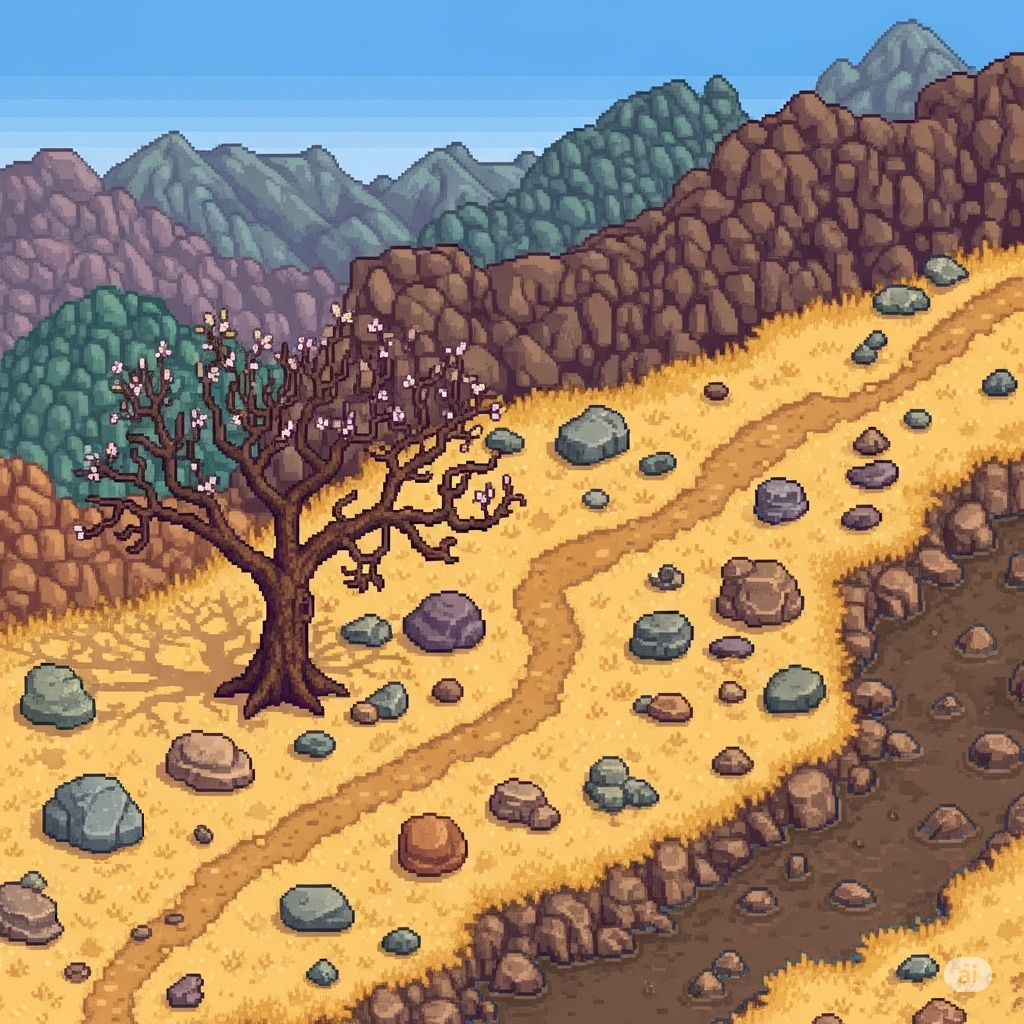

Below is a game level as drawn by its tile map, then a one-line description and the .tmx that defines it (tile-layer data replaced by summaries):
An orthogonal 256x256 tile map with 4x4 px tiles, 3 tile layers (ground, stone_1, abovePlayer), 2 tilesets and 70 objects (stone_1, Stone, spawn_right, spawn_bottom).

<map version="1.10" tiledversion="1.11.2" orientation="orthogonal" renderorder="right-down" width="256" height="256" tilewidth="4" tileheight="4" infinite="0" nextlayerid="8" nextobjectid="80">
 <tileset firstgid="1" source="river.tsx" />
 <tileset firstgid="65537" source="old_river.tsx" />
 <layer id="1" name="ground" width="256" height="256">
  <data>[65536 cells, 65536 non-empty, 64877 distinct tile ids]</data>
 </layer>
 <group id="7" name="stones">
  <layer id="6" name="stone_1" width="256" height="256">
   <data>[65536 cells, 488 non-empty, 481 distinct tile ids]</data>
  </layer>
 </group>
 <layer id="2" name="abovePlayer" width="256" height="256">
  <data>[65536 cells, 0 non-empty, 0 distinct tile ids]</data>
 </layer>
 <objectgroup id="3" name="objects">
  <object id="79" name="stone_1" x="39.2273" y="770.625" width="108.835" height="84.5625" />
 </objectgroup>
 <objectgroup id="4" name="collisions">
  <object id="3" x="-89.3333" y="-20" width="93.33" height="1044" />
  <object id="34" x="1024.67" y="-2" width="93.33" height="1044" />
  <object id="6" x="-29.5" y="1020.67" width="1064.83" height="64" />
  <object id="8" x="1024" y="445.333">
   <polygon points="0,0 -181.333,130.667 -173.333,305.333" />
  </object>
  <object id="9" x="24" y="1040">
   <polygon points="52,-57 69,-63.833 63.25,-78.4165 44,-79 38.5,-63" />
  </object>
  <object id="10" x="557.333" y="438.975">
   <polygon points="-232,62.6667 -372.244,149.969 -557.333,205.191 -574.956,145.691 -169.811,-87.488" />
  </object>
  <object id="15" x="880.667" y="548">
   <polygon points="-148.5,196.25 -169.583,210.833 -163.833,227.5 -137.208,227.292 -121.833,216.583" />
  </object>
  <object id="16" x="342.667" y="865.333">
   <polygon points="-12,20 -46.6667,18.3333 -64,34.5 -63,57 -49.1667,66.833 0,65 12.1667,54.8333 2.83335,31.4167" />
  </object>
  <object id="17" x="185.5" y="974.5">
   <polygon points="0,0 16.5,0.5 18,10.5 17.5,22.5 12,32.5 -16,32.5 -19,21 -17.5,12.5" />
  </object>
  <object id="18" x="380.5" y="942.5">
   <polygon points="0,0 11,-12.5 24.5,-14.5 33.5,-14.5 40.5,-6 36.5,6 24.5,11 10.5,11 2.5,6" />
  </object>
  <object id="19" x="323" y="957.5">
   <polygon points="0,0 11.5,7.5 16,14.5 15,22 3,29.5 -12.5,24.5 -18,16" />
  </object>
  <object id="20" x="408" y="818">
   <polygon points="0,0 21.5,-6.5 47.5,1.5 59,24 56,49.5 39,55.5 14,60.5 -3,50.5 -13,32 -7,10" />
  </object>
  <object id="21" x="487" y="809">
   <polygon points="0,0 7,-21 25.5,-33 49.5,-25.5 62,-11.5 69,-1.5 75,5 70,17 56.5,23.5 42.5,21.5 40,15 20.5,11.5 8.5,7.5" />
  </object>
  <object id="22" x="129" y="933.5">
   <polygon points="0,0 12,-12 24.5,-5.5 22,9.5 7.5,9" />
  </object>
  <object id="23" x="164.5" y="917.5">
   <polygon points="0,0 7.5,-5.5 18,-2 19.5,3 10,8.5 5,7" />
  </object>
  <object id="24" name="stone_1" type="Stone" x="114.5" y="778">
   <polygon points="0,0 28.5,33 30.5,56 21.5,69 0,74 -23.5,74 -41.5,68.5 -62.5,61 -72.5,54 -73,27 -58,8.5 -31,-3" />
  </object>
  <object id="25" x="46" y="662.5">
   <polygon points="0,0 23,4.5 39,21.5 46,35 50.5,57 32.5,65 15.5,69.5 6,59 -13.5,63 -27.5,51 -25,32 -20,16.5 -7.5,0" />
  </object>
  <object id="26" x="199" y="728">
   <polygon points="0,0 26.5,9.5 38,20.5 52,25.5 54.5,43.5 56,53.5 42.5,60.5 24.5,64 -1,63.5 -15.5,54.5 -29.5,50 -32,39.5 -34,24.5 -24,7 -8,5.5" />
  </object>
  <object id="27" x="292.5" y="746">
   <polygon points="0,0 12,-14.5 30,-16 41,-8.5 43,3.5 33,12.5 21,12.5 6.5,7.5" />
  </object>
  <object id="29" x="360.5" y="723.5">
   <polygon points="0,0 13.5,1 21,-5 41.5,-5.5 48,-14.5 47,-32 42,-43 29,-43.5 17.5,-34 3.5,-25.5 -4.5,-19.5 -13,-15 -11,-4.5" />
  </object>
  <object id="30" x="432" y="690.5">
   <polygon points="0,0 5,-11 10.5,-13.5 24.5,-11.5 32.5,-5 31,7 23,14 11,10 2.5,9" />
  </object>
  <object id="31" x="367" y="614">
   <polygon points="0,0 12.5,0 24.5,10 25.5,23 19,32.5 3,34 -7.5,32 -20,27 -28.5,20 -25.5,12" />
  </object>
  <object id="32" x="420" y="600.5">
   <polygon points="0,0 15,-7.5 29,-11 46.5,-6 59,2 63.5,16.5 65.5,31 56,46 40,50.5 31.5,49 10.5,53 0.5,48 -11.5,37 -19,26.5 -17.5,14" />
  </object>
  <object id="33" x="590" y="760">
   <polygon points="0,0 18.5,-4.5 34,0.5 39.5,14 62.5,25 70,38 57.5,48 41,45.5 35.5,45 25.5,54 13,49.5 4,42.5 -10.5,28.5 -3.5,19 0.5,10.5" />
  </object>
  <object id="36" x="638.5" y="694">
   <polygon points="0,0 16,3 22,-2.5 41.75,-1.25 54,13 54.75,22.25 48,28.5 19.5,28.75 8.25,18.75 -5.75,19 -7.5,11" />
  </object>
  <object id="37" x="717.5" y="694">
   <polygon points="0,0 5.5,-13 18,-12.5 29.75,-3.5 28.75,5.75 18.75,9 7.75,7.25 1.25,4.25" />
  </object>
  <object id="38" x="764" y="699.5">
   <polygon points="0,0 2,-20 15.25,-30 29.5,-34 45.5,-31.25 58,-24.5 63.25,-13.25 60.75,1.5 51.5,7 44,12.25 10,13.25 2.75,10" />
  </object>
  <object id="39" x="708" y="650.5">
   <polygon points="0,0 0.75,-9 16.75,-14.5 39,-13 47,-4.75 44.75,5 33.25,7.75 17,8 10.5,8" />
  </object>
  <object id="40" x="678" y="610.75">
   <polygon points="0,0 16.75,17 14.5,28.5 9.25,41 -1,49.5 -25.25,48.75 -40.75,47.5 -49,38.75 -47,26 -42.75,10.75 -32.5,3 -21.25,0.5" />
  </object>
  <object id="41" x="648.75" y="574.25">
   <polygon points="0,0 8.25,-1.5 14,-10.75 23.25,-10 37.25,-0.25 35.25,11 25.75,17.25 11,15.75 2.75,12.25" />
  </object>
  <object id="42" x="716" y="600.25">
   <polygon points="0,0 6,-24.75 17,-44.25 47,-41 70.5,-36.5 83.5,-12.5 89,3 80.75,19.25 65.5,24.75 40.75,27 18.5,20.75 -0.5,11.75" />
  </object>
  <object id="43" x="754.5" y="503.75">
   <polygon points="0,0 4,-20 17.75,-26.75 35,-23.75 51.75,-13.5 53.5,0.5 47.5,13.5 28.25,17.75 18.25,23.25 3,15.75 -2,5.75" />
  </object>
  <object id="44" x="839.5" y="517.5">
   <polygon points="0,0 16.5,-14.25 36.5,-13.5 43,-2.75 40.25,7 26.75,13.25 5,11.75 2.75,6" />
  </object>
  <object id="45" x="847.25" y="469.25">
   <polygon points="0,0 27,-8.5 44.75,-8.25 53,0.25 47.75,13.5 32.25,18.75 15,18.75 2.75,14 -2.5,6.75" />
  </object>
  <object id="46" x="852" y="443.25">
   <polygon points="0,0 18.75,-17.5 35.25,-6.5 37,3.75 24.75,13 9.5,12.5 2.25,8" />
  </object>
  <object id="47" x="901.5" y="419.25">
   <polygon points="0,0 7.75,-10.5 23,-10.5 31,-4.75 26.5,7.75 13.5,10 3.5,5.75" />
  </object>
  <object id="48" x="852.25" y="352.25">
   <polygon points="0,0 21.25,-23 31.5,-22.25 36.25,-14.75 34.5,-4.75 25,7.5 16.25,12 4.5,11.25 0,6" />
  </object>
  <object id="49" x="979" y="381.25">
   <polygon points="0,0 17,-13.75 28.25,-13.75 40.75,1.5 34.5,11.75 21.75,15.25 5.5,13.75 3,5.5" />
  </object>
  <object id="50" x="869.75" y="298">
   <polygon points="0,0 20.25,-15 51.25,-10.25 63,-0.25 59.25,12 40,16 12.5,16.25 3.25,10.25" />
  </object>
  <object id="51" x="922.75" y="269">
   <polygon points="0,0 8.5,-13 27,-14.5 46.5,2 42.5,10 24,16.25 15.25,19 1.5,7.75" />
  </object>
  <object id="52" x="708.375" y="382.375">
   <polygon points="0,0 13.75,-1.875 22.25,7.875 15.375,18 4.25,18.875 -3.625,13.375 -4.875,2.875" />
  </object>
  <object id="53" x="2" y="884.364">
   <polygon points="0,0 18.1818,-2.90909 42.7273,11.8182 57.2727,24.7273 60.3636,44.1818 44,59.4545 23.2727,60 4.90909,55.4545 -2,52.9091" />
  </object>
  <object id="54" x="19.0909" y="882.545">
   <polygon points="0,0 9.63636,-12 20,-11.0909 30,-0.727273 26.9091,6.36364 19.8182,12.5455" />
  </object>
  <object id="55" x="192.375" y="830">
   <polygon points="0,0 7.375,-6.25 20.75,2.75 19.375,12 9.875,14.25 2.5,8.375" />
  </object>
  <object id="56" x="480.727" y="438.909">
   <polygon points="0,0 16.9091,-13.2727 45.0909,-0.545455 40.7273,14.9091 23.0909,16 7.09091,9.45455" />
  </object>
  <object id="57" x="578.25" y="496.5">
   <polygon points="0,0 12,-10 26.5,-6 33.5,1.25 25.25,13.75 9.75,11.75" />
  </object>
  </objectgroup>
 <objectgroup id="5" name="SpawnPoints">
  <!-- 2 objects omitted --></objectgroup>
</map>
<!-- 23 of 70 objects omitted -->